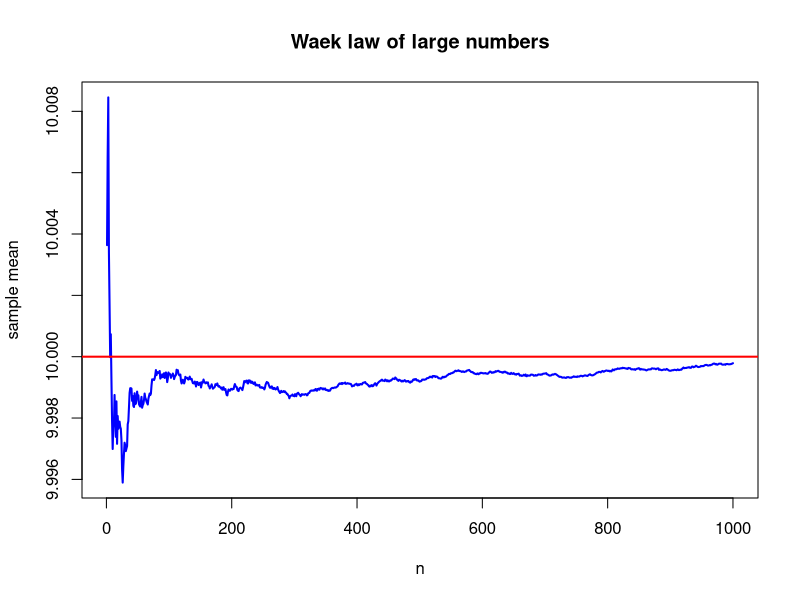

The R script that drew this image:
n = 1000
x <- rnorm(n, 10, 0.01)

sample_mean <- cumsum(x)/ 1:n
plot(sample_mean, type="l", col="blue", lwd=2, main="Waek law of large numbers", xlab="n", ylab="sample mean")
abline(h=10, col="red", lwd=2) 
